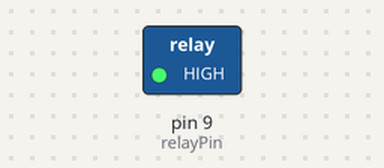
Bench run of a sketch on a simulated Arduino Uno, built with avr-gcc and run on an emulated ATmega328P. Parts: switched loads named in the sketch (green lamp = pin HIGH). Sleep ends after the set time or at an interrupt.

Above: at 0.1 s.
At 10.3 s:
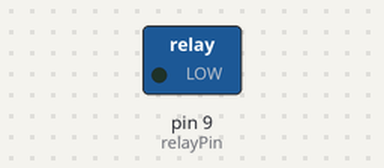
Timing chart, 0 to 11.8 s (numbered marks = the images above):
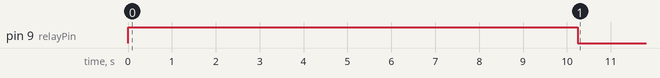

The sketch:

Selbstbewaesserungsanlage.ino
```cpp
const int moisturePin = 1;
const int relayPin = 9;

const int dry = 530;
const int wet = 227;
const int moisturetarget = 40;
const float volume = 500;
const float durchflussrate = 18; //in ml/s

byte adcsra_save = 135;

// This variable is made volatile because it is changed inside
// an interrupt function
volatile int f_wdt=1;

//debug
int start = 0;


// Watchdog Interrupt Service. This is executed when watchdog timed out.
ISR(WDT_vect) {
	if(f_wdt == 0) {
		// here we can implement a counter the can set the f_wdt to true if
		// the watchdog cycle needs to run longer than the maximum of eight
		// seconds.
		f_wdt=1;
	}
}


void setup() {
  // put your setup code here, to run once:
  Serial.begin(9600);
  setWatchdogFor(1);

  pinMode(moisturePin, INPUT);
	pinMode(relayPin, OUTPUT);

}


void loop() {
	if(f_wdt != 1) {
		return;
	}

	// clear the flag so we can run above code again after the MCU wake up
	f_wdt = 0;


	int sensorval = analogRead(moisturePin);
	int moisturenow = map(sensorval, dry, wet, 0, 100);
	moisturenow = constrain(moisturenow, 0, 100);

	float wasserpumpen = float((moisturetarget - moisturenow))/100 * volume;

	wasserpumpen *= 1.1;


	if(wasserpumpen > 0){
		int pumptime = (int)(wasserpumpen/durchflussrate)+0.5f;
		digitalWrite(relayPin,HIGH);
		sleepFor(pumptime);
		digitalWrite(relayPin,LOW);

		sleepFor(900);
	}else{
		// 	disable ADC
		ADCSRA = 0;

		sleepFor(43200);

		ADCSRA = adcsra_save;
	}
}
```

sleep.ino
```cpp
// This is an example how to put an arduino board into deep sleep to save on battery power and
// periodically wake up to run some logic. Ideal for sensor stations like plant moisture sensors.
#include "Arduino.h"
#include <avr/sleep.h>
#include <avr/power.h>
#include <avr/wdt.h>

// Enters the arduino into sleep mode.
void enterSleep(void)
{
	// There are five different sleep modes in order of power saving:
	// SLEEP_MODE_IDLE - the lowest power saving mode
	// SLEEP_MODE_ADC
	// SLEEP_MODE_PWR_SAVE
	// SLEEP_MODE_STANDBY
	// SLEEP_MODE_PWR_DOWN - the highest power saving mode
	set_sleep_mode(SLEEP_MODE_PWR_DOWN);
	sleep_enable();

	// Now enter sleep mode.
	sleep_mode();

	// The program will continue from here after the WDT timeout

	// First thing to do is disable sleep.
	sleep_disable();

	// Re-enable the peripherals.
	power_all_enable();
}

void sleepFor(uint16_t seconds) {
  for (int i = seconds; i > 0; i--){
    enterSleep();
    seconds -= 1;
  }
  //   if (seconds >= 8) {
  //     setWatchdogFor(8);
  //     enterSleep();
  //     seconds -= 8;
  //   }
  //   else if (seconds >= 4) {
  //     setWatchdogFor(4);
  //     enterSleep();
  //     seconds -= 4;
  //   }
  //   else if (seconds >= 2) {
  //     setWatchdogFor(2);
  //     enterSleep();
  //     seconds -= 2;
  //   }
  //   else { // seconds is 1
  //     setWatchdogFor(1);
  //     enterSleep();
  //     seconds -= 1;
  //   }
  // }
}


void setWatchdogFor(int seconds) {
  // Clear the reset flag
  MCUSR &= ~(1 << WDRF);
  // Set WDCE and WDE to allow changes for the next 4 cycles
  WDTCSR |= (1 << WDCE) | (1 << WDE);

  // Configure the watchdog for the desired timeout
  if (seconds == 1) {
    // 1.0 s: WDP3=0, WDP2=1, WDP1=1, WDP0=0
    WDTCSR = (0 << WDP3) | (1 << WDP2) | (1 << WDP1) | (0 << WDP0);
  }
  else if (seconds == 2) {
    // 2.0 s: WDP3=0, WDP2=1, WDP1=1, WDP0=1
    WDTCSR = (0 << WDP3) | (1 << WDP2) | (0 << WDP1) | (1 << WDP0);
  }
  else if (seconds == 4) {
    // 4.0 s: WDP3=1, WDP2=0, WDP1=0, WDP0=0
    WDTCSR = (1 << WDP3) | (0 << WDP2) | (0 << WDP1) | (0 << WDP0);
  }
  else if (seconds == 8) {
    // 8.0 s: WDP3=1, WDP2=0, WDP1=0, WDP0=1
    WDTCSR = (1 << WDP3) | (0 << WDP2) | (0 << WDP1) | (1 << WDP0);
  }

  // Enable watchdog interrupt (no reset)
  WDTCSR |= _BV(WDIE);
}
```

Measured:
- by itself, pin 9 (relayPin): LOW → HIGH at 0.00 s, → LOW 10.2 s later
